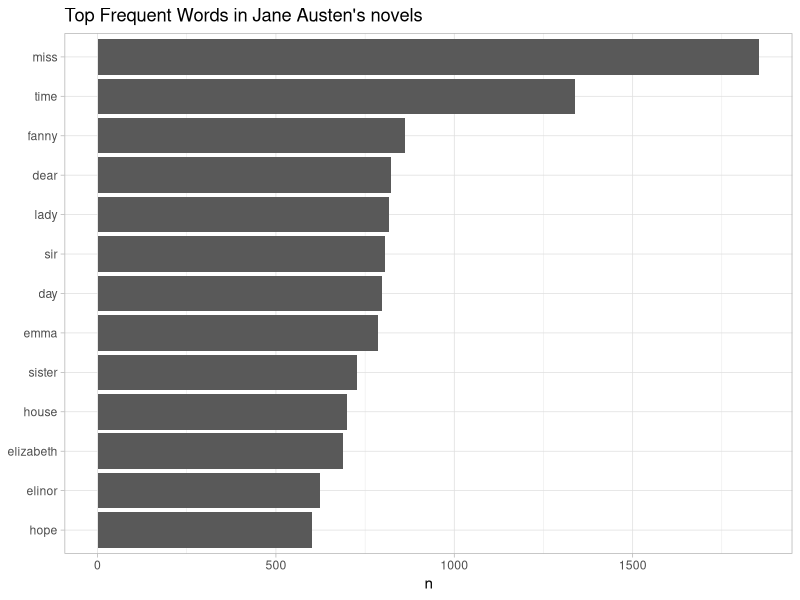
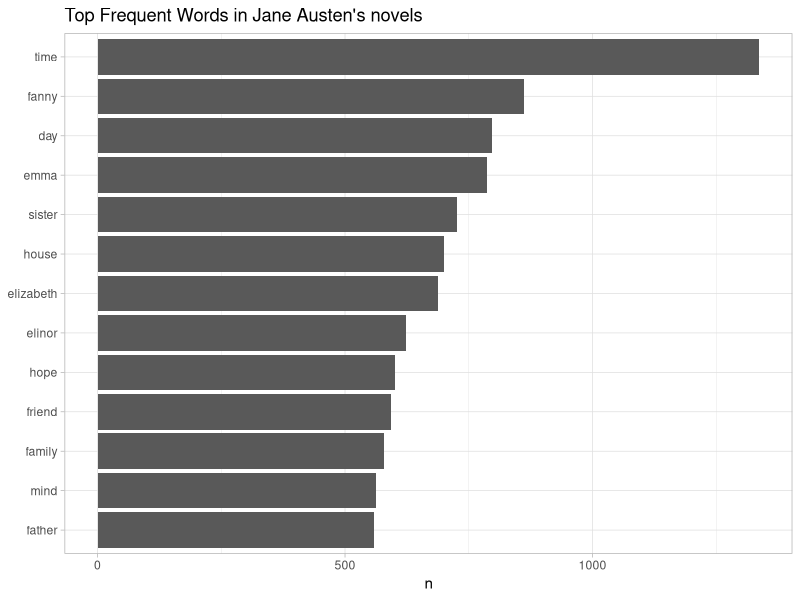

The R source for these figures, in order: (Note: this script raises an error after producing the figures.)
## ---- chunk 1
knitr::opts_chunk$set(echo = FALSE)
## ---- chunk 2
strawberry_ff <- c("Living is easy with eyes closed",
                   "Misunderstanding all you see",
                   "It's getting hard to be someone",
                   "But it all works out",
                   "It doesn't matter much to me")

strawberry_ff
## ---- chunk 3
library(dplyr)
(strawberry_DF <- tibble(line = 1:5, text = strawberry_ff))
## ---- chunk 4
library(tidytext)

strawberry_DF %>% 
  unnest_tokens(word, text)
## ---- chunk 5
strawberry_DF %>% 
  unnest_tokens(word, text)
## ---- chunk 6
library(janeaustenr)
library(stringr)
## ---- chunk 7
original_books <- austen_books() %>% 
  group_by(book) %>% 
  mutate(linenumber = row_number(),
         #detect Roman numerals after "chapter" in the `text` column
         chapter = cumsum(str_detect(text, regex("^chapter [\\divxlc]",
                   ignore_case = TRUE)))) %>%  
  #matches Roman numerals after "Chapter"
  ungroup()
## ---- chunk 8
original_books
## ---- chunk 9
(tidy_books <- original_books %>% 
  unnest_tokens(word, text))
## ---- chunk 10
tidytext::stop_words
## ---- chunk 11
(tidy_books <- tidy_books %>% 
  anti_join(stop_words))
## ---- chunk 12
(tidy_books %>%
dplyr::count(word, sort = TRUE))
## ---- chunk 13
library(ggplot2)
top_words_austen <- tidy_books %>% 
  count(word, sort = TRUE) %>% 
  filter(n > 600) %>% 
  mutate(word = reorder(word, n)) %>% 
  ggplot(aes(word, n)) +
  geom_col() +
  xlab(NULL) +
  coord_flip() +
  theme_light() +
  labs(title = "Top Frequent Words in Jane Austen's novels")
## ---- chunk 14
tidy_books %>% 
  count(word, sort = TRUE) %>% 
  filter(n > 600) %>% 
  mutate(word = reorder(word, n)) %>% 
  ggplot(aes(word, n)) +
  geom_col() +
  xlab(NULL) +
  coord_flip() +
  theme_light() +
  labs(title = "Top Frequent Words in Jane Austen's novels")
## ---- chunk 15
tidy_books_clean <- tidy_books %>%
  anti_join(tibble(word = c("miss", "lady", "sir", "dear")), 
            by = "word") %>% 
  count(word, sort = TRUE) %>% 
  filter(n > 550) %>% 
  mutate(word = reorder(word, n)) %>% 
  ggplot(aes(word, n)) +
  geom_col() +
  xlab(NULL) +
  coord_flip() +
  theme_light() +
  labs(title = "Top Frequent Words in Jane Austen's novels")
## ---- chunk 16
tidy_books_clean
## ---- chunk 17
get_sentiments(lexicon = c("afinn", "bing", "loughran", "nrc"))
## ---- chunk 18
get_sentiments("afinn") %>% count(value)
## ---- chunk 19
get_sentiments("bing") %>% 
  count(sentiment)
## ---- chunk 20
get_sentiments("loughran") %>% 
  count(sentiment)
## ---- chunk 21
get_sentiments("nrc") %>% count(sentiment)
## ---- chunk 22
(nrc <- get_sentiments("nrc"))
## ---- chunk 23
jane_austen_nrc <- inner_join(x = tidy_books,
                              y = nrc,
                              by = "word")
## ---- chunk 24
jane_austen_nrc <- tidy_books %>% 
  inner_join(nrc)
## ---- chunk 25
jane_austen_nrc
## ---- chunk 26
jane_austen_nrc %>% 
  filter(sentiment == "joy")
## ---- chunk 27
jane_austen_nrc %>% 
  filter(sentiment == "positive", book == "Emma")
## ---- chunk 28
jane_austen_nrc %>% filter(sentiment == c("positive", "negative")) %>% 
  group_by(book, sentiment) %>% count()
## ---- chunk 29
library(tidyr)
## ---- chunk 30
jane_austen_nrc %>% 
  filter(sentiment == c("positive", "negative")) %>% 
  group_by(book, sentiment) %>% 
  count(book, index = linenumber %/% 80, sentiment) %>% 
  spread(sentiment, n, fill = 0) %>% 
  mutate(sentiment = positive - negative) %>% 
  ggplot(aes(index,
             sentiment,
             fill = book)) +
  geom_col(show.legend = FALSE) +
  facet_wrap(~ book, ncol = 2, scales = "free_x") +
  labs(title = "Sentiment Analysis of Jane Austen's novels")
## ---- chunk 31
jane_austen_nrc %>% 
  count(word, sentiment, sort = TRUE) %>% 
  ungroup() %>% 
  group_by(sentiment) %>% 
  top_n(10) %>% 
  ungroup() %>% 
  mutate(word = reorder(word, n)) %>% 
  ggplot(aes(word, n, fill = sentiment)) +
    geom_col(show.legend = FALSE) +
    facet_wrap(~ sentiment, scales = "free_y") +
    coord_flip() +
    labs(y = "Contribution to Sentiment",
         x = NULL)

## ---- chunk 32
library(reshape2)
library(wordcloud)
## ---- chunk 33
tidy_books %>%
  inner_join(get_sentiments("bing"), by = "word") %>% 
  count(word, sentiment, sort = TRUE) %>%
  acast(word ~ sentiment, value.var = "n", fill = 0) %>% 
  comparison.cloud(colors = c("gray2", "gray80"),
                   max.words = 100)
## ---- chunk 34
tidy_books %>%
  inner_join(get_sentiments("bing"), by = "word") %>%
  count(word) %>% 
  with(wordcloud(word, n, max.words = 100))
## ---- chunk 35
library(readr)
(roomba_Reviews <- read_csv("Roomba Reviews.csv") %>% 
  select(Product, Stars, Review))
## ---- chunk 36
  
(roomba_tidy <- roomba_Reviews %>% 
  unnest_tokens(word, Review) %>% 
  anti_join(stop_words) %>% 
  filter(!word== c("roomba"))) #remove common word
## ---- chunk 37
(roomba_bing <- roomba_tidy %>% 
 inner_join(get_sentiments("bing")))
## ---- chunk 38
roomba_bing %>% 
  count(Product, index = row_number() %/% 40, sentiment) %>% 
  spread(sentiment, n, fill = 0) %>% 
  mutate(sentiment = positive - negative) %>% 
  ggplot(aes(index, sentiment, fill = Product)) +
  geom_col(show.legend = FALSE) +
  facet_wrap(~ Product, scales = "free_x")
## ---- chunk 39
roomba_bing %>% 
  filter(Product == "iRobot Roomba 650 for Pets") %>% 
  count(word, sort = TRUE) %>% 
  filter(n > 50) %>% 
  mutate(word = reorder(word, n)) %>% 
  ggplot(aes(word, n)) +
  geom_col() +
  xlab(NULL) +
  coord_flip() +
  labs(title = "Top Words for iRobot Roomba 650 for Pets")
## ---- chunk 40
roomba_bing %>% 
  filter(Product == "iRobot Roomba 880 for Pets and Allergies") %>% 
  count(word, sort = TRUE) %>% 
  filter(n > 200) %>% 
  mutate(word = reorder(word, n)) %>% 
  ggplot(aes(word, n)) +
  geom_col() +
  xlab(NULL) +
  coord_flip() +
  labs(title = "Top Words for iRobot Roomba 880 for Pets and Allergies")
